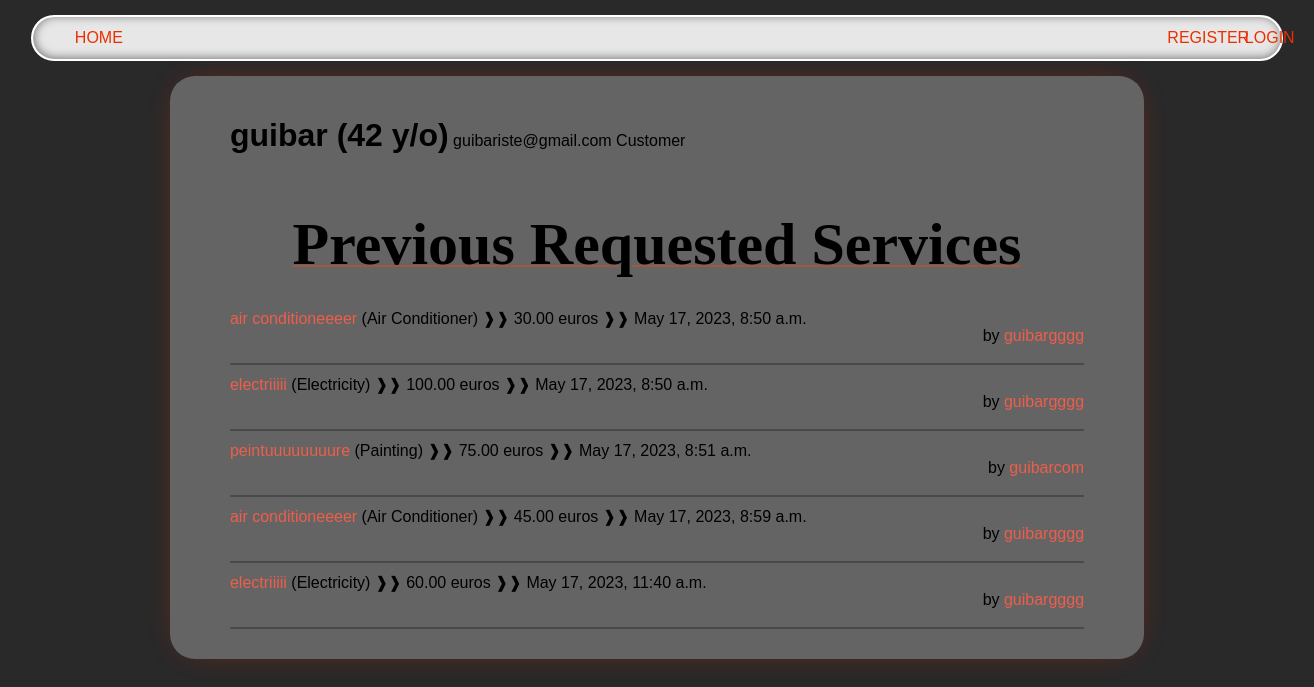
Page /customer/guibar on the committed database.
### users/models.py (models this page shows)
class User(AbstractUser):
    is_company = models.BooleanField(default=False)
    is_customer = models.BooleanField(default=False)
    email = models.CharField(max_length=100, unique=True)

### services/models.py (models this page shows, shortened)
class Service_Request(models.Model):
    id = models.AutoField(primary_key=True)
    user_id = models.IntegerField()
    service_id =models.IntegerField()
    adress = models.CharField(max_length=100)
    num_hour = models.DecimalField(decimal_places=1, max_digits=100)
    price_hour = models.DecimalField(decimal_places=2, max_digits=100)
    service_name= models.TextField()
    name_company= models.TextField()
    total_price = models.DecimalField(decimal_places=2, max_digits=100)
    field= models.TextField()
    date = models.DateTimeField(auto_now=True, null=False)

### netfix/views.py (the view)
# urls.py: path('customer/<slug:name>', v.customer_profile, name='customer_profile'),
def customer_profile(request, name):
    user = User.objects.get(username=name)
    service_request = Service_Request.objects.filter(user_id=user.id)  # Get all service requests made by this customer
    user_age = None
    if user.is_customer:
        customer = Customer.objects.get(user_id=user.id)
        birth_date = customer.birth
        user_age = calculate_age(birth_date)
    return render(request, 'users/profile.html', {'user': user, 'user_age': user_age, 'service_request': service_request})

### netfix/views.py (called while the page is built)
def calculate_age(birth_date):
    today = date.today()
    age = today.year - birth_date.year - ((today.month, today.day) < (birth_date.month, birth_date.day))
    return age

### users/templates/users/profile.html (shortened to what this page needs)
{% extends 'main/base.html' %}
{% block content %}
    {% if user.is_customer %}
        <div style="display: ruby;">
            <h1>{{ user.username }} ({{user_age}} y/o)</h1>
            <p>{{ user.email }}</p>
            <p style="float: right;">Customer</p>
        </div>
    {% else %}
        <div style="display: ruby;">
            <h1>{{ user.username }}</h1>
            <p> {{ user.email }}</p>
             <p style="float: right;"> Company : {{user_company}}</p>
        </div>
       {% endif %}
    {% if 'customer' in request.path %}
        <p class="title">Previous Requested Services</p>
    {% endif %}
    {% if user.is_customer %}
    {% for service_requests in service_request %}
            <div>
                <a href="/services/{{service_requests.service_id}}">{{service_requests.service_name}}</a> ({{service_requests.field}})
                <p style="margin: 0; display: inline-block;"> ❱❱ {{service_requests.total_price}} euros</p>
                <p style="margin: 0; display: inline-block;"> ❱❱ {{ service_requests.date }}</p>
                <p style="float: right; margin: 0;">
                    by <a href="/company/{{service_requests.name_company}}">{{service_requests.name_company}}</a>
                </p>
            </div>
            <div class="line"></div>
        {% endfor %}
        {% endif %}
{% endblock %}

### static/css/style.css (style rules this page uses)
body { background: #292929; font-family: 'Lexend Exa', sans-serif; padding: 0; margin: 0; }
a { color: #ee5e4b; text-decoration: none; }
.content p { text-align: center; margin: 30px 0px; white-space: pre-line; }
.title { text-align: center; font-family: 'Times New Roman', Times, serif; font-size: 60px; font-weight: bold; text-decoration: 2px underline; text-decoration-color: rgba(255, 68, 0, 0.37); }
.line { width: 100%; margin: 0 auto; height: 2px; background-color: #00000044; border-radius: 20px; margin-bottom: 10px; margin-top: 35px; }

### rows in the picture
User: username "guibar", email "guibariste@gmail.com"
Service_Request: service_name "air conditioneeeer", field "Air Conditioner", total_price "30.00", date "May 17, 2023, 8:50 a.m.", name_company "guibargggg"
Service_Request: service_name "electriiiii", field "Electricity", total_price "100.00", date "May 17, 2023, 8:50 a.m.", name_company "guibargggg"
Service_Request: service_name "peintuuuuuuuure", field "Painting", total_price "75.00", date "May 17, 2023, 8:51 a.m.", name_company "guibarcom"
Service_Request: service_name "air conditioneeeer", field "Air Conditioner", total_price "45.00", date "May 17, 2023, 8:59 a.m.", name_company "guibargggg"
Service_Request: service_name "electriiiii", field "Electricity", total_price "60.00", date "May 17, 2023, 11:40 a.m.", name_company "guibargggg"

### other values in the picture
{{ user_age }} "42"
